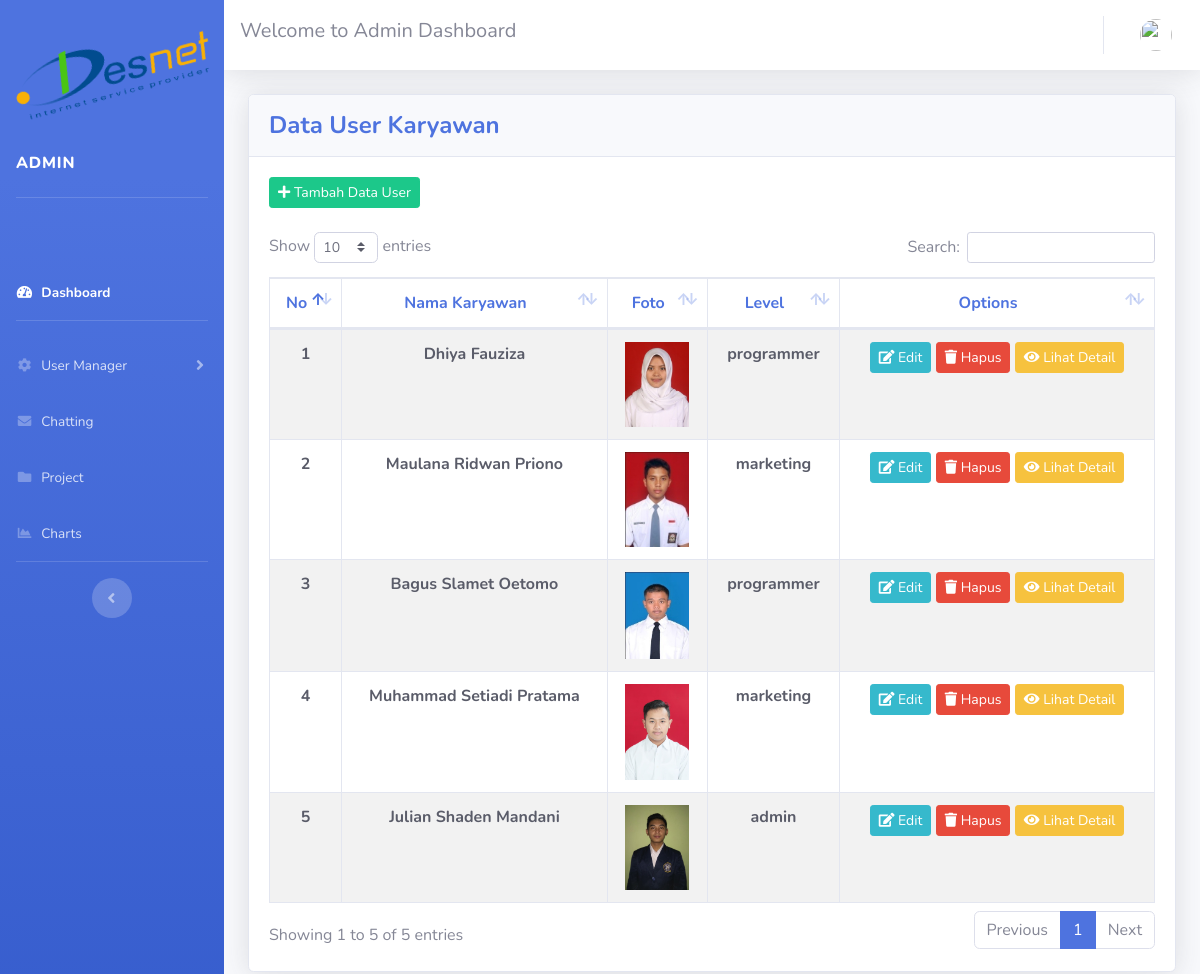
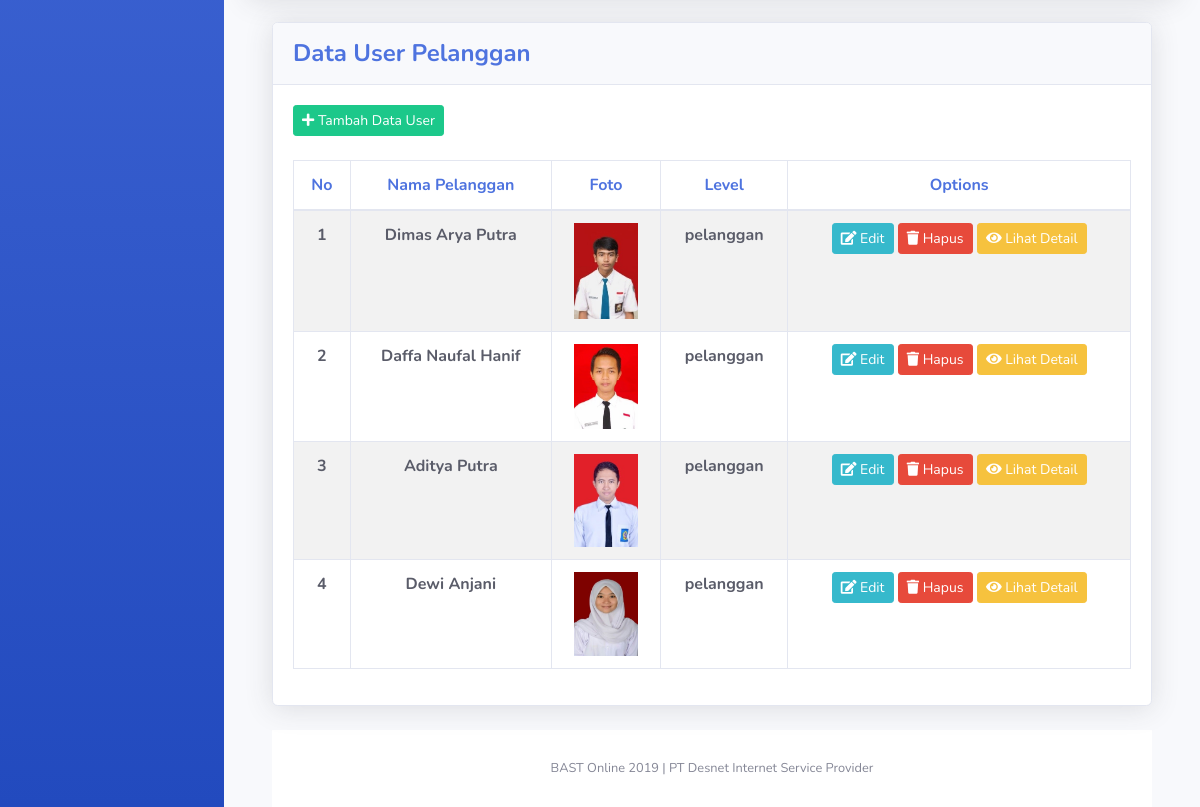
Page /index.php/admin/users on the committed database (2 pictures, top to bottom).
### tables this page shows
CREATE TABLE `user` (
  `id_user` int(11) NOT NULL,
  `username` varchar(20) NOT NULL,
  `password` varchar(50) NOT NULL,
  `id_karyawan` int(11) NOT NULL,
  `id_pelanggan` int(11) NOT NULL,
  `image` varchar(255) NOT NULL DEFAULT 'default.jpg',
  `level` enum('admin','marketing','programmer','pelanggan') NOT NULL
);

CREATE TABLE `karyawan` (
  `id_karyawan` int(11) NOT NULL,
  `nik` varchar(30) NOT NULL,
  `nama_kar` varchar(50) NOT NULL,
  `alamat` varchar(90) NOT NULL,
  `nohp` varchar(12) NOT NULL,
  `foto` varchar(255) NOT NULL DEFAULT 'default.jpg'
);

CREATE TABLE `pelanggan` (
  `id_pelanggan` int(11) NOT NULL,
  `nama_pel` varchar(50) NOT NULL,
  `gender` enum('Laki-Laki','Perempuan') NOT NULL,
  `alamat` varchar(90) NOT NULL,
  `nohp` varchar(12) NOT NULL,
  `jabatan` varchar(255) NOT NULL,
  `perusahaan` varchar(255) NOT NULL
);

### application/views/admin/layout/wrapper.php (called while the page is built)
<?php
require_once ('head.php');
require_once ('sidebar.php');
require_once ('nav.php');
require_once ('content.php');
require_once ('footer.php');

### application/controllers/admin/Users.php (called while the page is built, shortened)
<?php
class Users extends CI_Controller {
    public function __construct(){
        $this->load->model('model_user');
    }
    public function index()
    {
        $data=array('title'=>'Admin Dashboard',
                    'isi'=>'admin/users/data_user',
                    'data_user' => $this->model_user->get_karyawan(),
                    'data_user1' => $this->model_user->get_pelanggan(),
                );
        $this->load->view('admin/layout/wrapper',$data,FALSE);
    }
}

### index.php (called while the page is built, shortened)
<?php
require_once BASEPATH.'core/CodeIgniter.php';

### application/views/admin/layout/content.php (called while the page is built)
<?php
if( $isi )
{
    $this -> load->view( $isi );
}

### application/models/Model_user.php (called while the page is built, shortened)
<?php
class Model_user extends CI_Model {
    public function get_karyawan()
    {
        $query=$this->db->join("karyawan","karyawan.id_karyawan=user.id_karyawan","inner")
        ->order_by("id_user", "DESC")
        ->get();
        return $query->result();
    }
    public function get_pelanggan()
    {
        $query=$this->db->join('pelanggan','pelanggan.id_pelanggan=user.id_user','inner')
        ->order_by('id_user', 'DESC')
        ->get();
        return $query->result();
    }
}

### application/views/admin/users/data_user.php (the view, shortened to what this page needs)
<div class="container-fluid">
<div class="card shadow mb-4">
  <div class="card-header py-3">
    <h4 class="m-0 font-weight-bold text-primary">Data User Karyawan</h4>
  </div>
  <div class="card-body">
    <div class="table-responsive">
      <table class="table table-striped table-bordered table-hover"  id="dataTable" width="100%" cellspacing="0">
      <div class="pull-right"><a href="<?php echo base_url() ?>admin/users/tambah/"  class="btn btn-sm btn-success" ><span class="fa fa-plus"></span> Tambah Data User </a></div> <br>
      <thead align="center" class="m-0 font-weight-bold text-primary">
        <tr>
          <th >No</th>
          <th>Nama Karyawan</th>
          <th>Foto</th>
          <th>Level</th>
          <th>Options</th>
        </tr>
      </thead>
      <tbody align="center" class="m-0 font-weight-bold text-dark">
      <?php
          $no = 1;
          foreach($data_user as $hasil){
      ?>
        <tr>
          <td><?php echo $no++ ?></td>
          <td><?php echo $hasil->nama_kar ?></td>
          <td><img src="<?php echo base_url('upload/user/'.$hasil->image) ?>" width="64" /></td>
          <td><?php echo $hasil->level ?></td>
          <td>
              <a href="<?php echo base_url() ?>admin/users/edit/<?php echo $hasil->id_user?>" class="btn btn-sm btn-info"><span class="fa fa-edit"></span> Edit</a>
              <a onclick="deleteConfirm('<?php echo base_url('admin/users/hapus/'.$hasil->id_user) ?>')"
                href="#!" class="btn btn-sm btn-danger"><span class="fa fa-trash"></span> Hapus</a>
                <a href="<?php echo base_url() ?>admin/users/lihat/<?php echo $hasil->id_user?>" class="btn btn-sm btn-warning"><span class="fa fa-eye"></span> Lihat Detail</a>
          </td>
        </tr>
      <?php } ?>
      </tbody>
      </table>
    </div>
</div>
</div>
<div class="container-fluid">
<div class="card shadow mb-4">
  <div class="card-header py-3">
    <h4 class="m-0 font-weight-bold text-primary">Data User Pelanggan</h4>
  </div>
  <div class="card-body">
    <div class="table-responsive">
      <table class="table table-striped table-bordered table-hover"  id="dataTable" width="100%" cellspacing="0">
      <div class="pull-right"><a href="<?php echo base_url() ?>admin/users/tambah1/"  class="btn btn-sm btn-success" ><span class="fa fa-plus"></span> Tambah Data User </a></div> <br>
      <thead align="center" class="m-0 font-weight-bold text-primary">
        <tr>
          <th>No</th>
          <th>Nama Pelanggan</th>
          <th>Foto</th>
          <th>Level</th>
          <th>Options</th>
        </tr>
      </thead>
      <tbody align="center" class="m-0 font-weight-bold text-dark">
      <?php
          $no = 1;
          foreach($data_user1 as $hasil){
      ?>
        <tr>
          <td><?php echo $no++ ?></td>
          <td><?php echo $hasil->nama_pel ?></td>
          <td><img src="<?php echo base_url('upload/user/'.$hasil->image) ?>" width="64" /></td>
          <td><?php echo $hasil->level ?></td>
          <td>
              <a href="<?php echo base_url() ?>admin/users/edit/<?php echo $hasil->id_user ?>" class="btn btn-sm btn-info"><span class="fa fa-edit"></span> Edit</a>
              <a onclick="deleteConfirm('<?php echo base_url('admin/users/hapus/'.$hasil->id_user) ?>')"
                href="#!" class="btn btn-sm btn-danger"><span class="fa fa-trash"></span> Hapus</a>
                <a href="<?php echo base_url() ?>admin/users/lihat2/<?php echo $hasil->id_user?>" class="btn btn-sm btn-warning"><span class="fa fa-eye"></span> Lihat Detail</a>
          </td>
        </tr>
      <?php } ?>
      </tbody>
      </table>
    </div>
</div>
</div>

### application/views/admin/layout/head.php (shortened to what this page needs)
<!DOCTYPE html>
<html lang="en">
<head>
  <link href="<?php echo base_url().'assets/vendor/fontawesome-free/css/all.min.css'?>" rel="stylesheet" type="text/css">
  <link href="<?php echo base_url().'assets/css/sb-admin-2.min.css'?>" rel="stylesheet">
  <link href="<?php echo base_url() ?>assets/vendor/datatables/dataTables.bootstrap4.min.css" rel="stylesheet">
</head>
<body id="page-top">

### application/views/admin/layout/sidebar.php (shortened to what this page needs)
 <div id="wrapper">
<ul class="navbar-nav bg-gradient-primary sidebar sidebar-dark accordion" id="accordionSidebar">
  <a class="sidebar-brand d-flex align-items-center justify-content-center" href="<?php echo base_url()?>admin/dashboard">
    <div class="sidebar-brand-icon rotate-n-15">
      <img class="img-profile rounded-square" src="<?php echo base_url('assets/css/Desnet.png')?>" width="200px">
    </div>
  </a>
  <br>
  <div class="sidebar-brand d-flex align-items-left justify-content-left">ADMIN</div>
  <hr class="sidebar-divider my-0">
  <li class="nav-item active">
    <a class="nav-link" href="<?php echo base_url()?>admin/dashboard">
      <i class="fas fa-fw fa-tachometer-alt"></i>
      <span>Dashboard</span></a>
  </li>
  <hr class="sidebar-divider">
  <li class="nav-item">
    <a class="nav-link collapsed" href="#" data-toggle="collapse" data-target="#collapseTwo" aria-expanded="true" aria-controls="collapseTwo">
      <i class="fas fa-fw fa-cog"></i>
      <span>User Manager</span>
    </a>
  </li>
    <li class="nav-item">
    <a class="nav-link" href="<?php echo base_url()?>admin/chat" data-target="#collapsePages" aria-expanded="true" aria-controls="collapsePages">
      <i class="fas fa-fw fa-envelope"></i>
      <span>Chatting</span>
    </a>
  </li>
  <li class="nav-item">
    <a class="nav-link" href="<?php echo base_url()?>admin/project" data-target="#collapsePages" aria-expanded="true" aria-controls="collapsePages">
      <i class="fas fa-fw fa-folder"></i>
      <span>Project</span>
    </a>
  </li>
  <li class="nav-item">
    <a class="nav-link" href="<?php echo base_url()?>admin/chart">
      <i class="fas fa-fw fa-chart-area"></i>
      <span>Charts</span></a>
  </li>
  <hr class="sidebar-divider d-none d-md-block">
  <div class="text-center d-none d-md-inline">
    <button class="rounded-circle border-0" id="sidebarToggle"></button>
  </div>
</ul>

### application/views/admin/layout/nav.php (shortened to what this page needs)
    <div id="content-wrapper" class="d-flex flex-column">
      <div id="content">
<nav class="navbar navbar-expand navbar-light bg-white topbar mb-4 static-top shadow">
  <h5> Welcome to Admin Dashboard</h5>
  <ul class="navbar-nav ml-auto">
            <li class="nav-item dropdown no-arrow">
              <a class="nav-link dropdown-toggle" href="#" id="userDropdown" role="button" data-toggle="dropdown" aria-haspopup="true" aria-expanded="false">
                <img class="img-profile rounded-circle" src="<?php echo base_url('upload/user/') . $this->session->userdata('image'); ; ?>">
              </a>
            </li>
          </ul>
        </nav>

### application/views/admin/layout/footer.php (shortened to what this page needs)
      <footer class="sticky-footer bg-white">
        <div class="container my-auto">
          <div class="copyright text-center my-auto">
            <span>BAST Online 2019 | PT Desnet Internet Service Provider</span>
          </div>
        </div>
      </footer>
    </div>
  </div>
</body>
</html>

### rows in the picture
user: id_karyawan.nama_kar "Dhiya Fauziza", image (picture), level "programmer"
user: id_karyawan.nama_kar "Maulana Ridwan Priono", image (picture), level "marketing"
user: id_karyawan.nama_kar "Bagus Slamet Oetomo", image (picture), level "programmer"
user: id_karyawan.nama_kar "Muhammad Setiadi Pratama", image (picture), level "marketing"
user: id_karyawan.nama_kar "Julian Shaden Mandani", image (picture), level "admin"
user: pelanggan.nama_pel "Dimas Arya Putra", image (picture), level "pelanggan"
user: pelanggan.nama_pel "Daffa Naufal Hanif", image (picture), level "pelanggan"
user: pelanggan.nama_pel "Aditya Putra", image (picture), level "pelanggan"
user: pelanggan.nama_pel "Dewi Anjani", image (picture), level "pelanggan"
